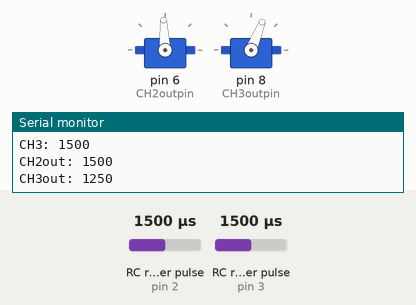
Recording of a sketch running on a simulated Arduino Uno, built with avr-gcc and run on an emulated ATmega328P. On the bench: 2 × servo, the last lines printed to the serial monitor. Wiring (inferred from the names in the program): 2 × RC receiver channel: data pin 2 / data pin 3; 2 × servo: signal pin 6 / signal pin 8. The inputs (shaded band) are chosen by the test bench; at power-on: RC receiver pulse (sensors on pin 3, pin 2) 1500 µs. Servo pulses on a pin are drawn as a servo (544–2400 µs = 0–180°).

Above: at 1.2 s.
1.3 s: RC receiver pulse (sensor on pin 3) set to 1020 µs
At 2.2 s:
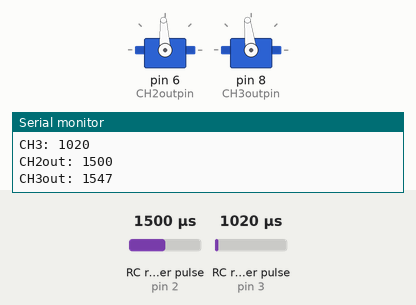
3.3 s: RC receiver pulse (sensor on pin 2) set to 1020 µs
At 6.0 s:
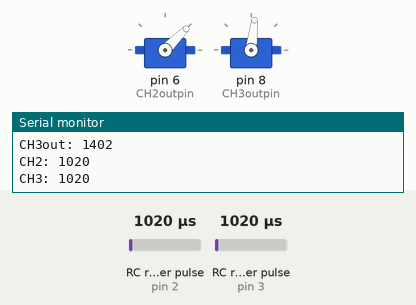
6.3 s: RC receiver pulse (sensor on pin 3) set to 1250 µs
7.8 s: RC receiver pulse (sensor on pin 2) set to 1250 µs
At 8.4 s:
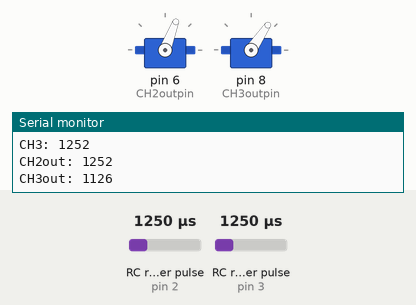
10.8 s: RC receiver pulse (sensor on pin 2) set to 1750 µs
At 12.2 s:
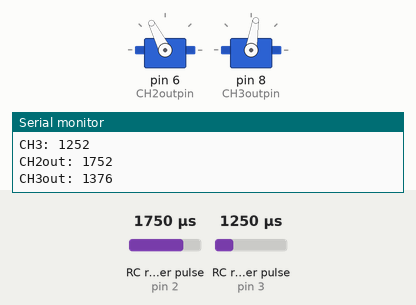
13.8 s: RC receiver pulse (sensor on pin 2) set to 1980 µs
At 14.2 s:
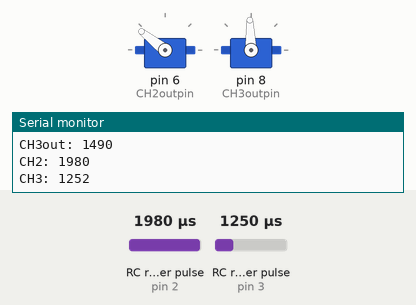
Timing chart, 0 to 17.2 s (numbered marks = the images above; inputs shaded):
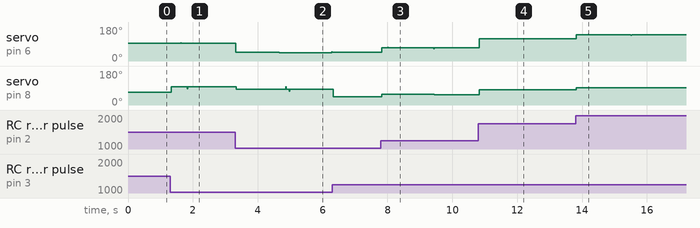

The sketch:

RCThrottleSplit.ino
```cpp
//#include <Servo.h>
#include <EEPROM.h>

//Servo myservo;
int pos = 0;

int CH2pin = 2;
int CH3pin = 3;

int CH2outpin = 6;
int CH3outpin = 8;

int CH2pulse = 0;
int CH3pulse = 0;

int CH2out = 0;
int CH3out = 0;

long NEUTRAL = 0;
int NEUTRALaddress = 10;
long CH2REVERSE = 0;
int CH2REVERSEaddress = 20;
long CH3REVERSE = 0;
int CH3REVERSEaddress = 30;


volatile unsigned long startAuxPulse = 0;
volatile unsigned long stopAuxPulse = 0;
volatile unsigned long startCH3Pulse = 0;
volatile unsigned long stopCH3Pulse = 0;

void setup()
{
  readSavedData();
  //myservo.attach(9);
  //attachInterrupt(0, interuptHandle, RISING);
  Serial.begin(9600);
  pinMode(CH2pin, INPUT);
  pinMode(CH3pin, INPUT);
  pinMode(CH2outpin, OUTPUT);
  pinMode(CH3outpin, OUTPUT);
  attachInterrupt(0, auxSignal, CHANGE);
  attachInterrupt(1, ch3Signal, CHANGE);
}

void readSavedData() {
  NEUTRAL = EEPROMReadlong(NEUTRALaddress);
  CH2REVERSE = EEPROMReadlong(CH2REVERSEaddress);
  CH3REVERSE = EEPROMReadlong(CH3REVERSEaddress);
}
void saveSavedData() {
  EEPROMWritelong(NEUTRALaddress, NEUTRAL);
  EEPROMWritelong(CH2REVERSEaddress, CH2REVERSE);
  EEPROMWritelong(CH3REVERSEaddress, CH3REVERSE);
  Serial.println("saved data to eeprom");
}

void loop() {


    if(Serial.available() > 0)  {
        int x;
        int y;
        int z;
        String str;

        str = Serial.readStringUntil('$');
        str = Serial.readStringUntil(':');
        if (str == "save") {
          NEUTRAL = Serial.parseInt();
          CH2REVERSE = Serial.parseInt();
          CH3REVERSE = Serial.parseInt();
          Serial.print(str);
          Serial.print(NEUTRAL);
          Serial.print(CH2REVERSE);
          Serial.println(CH3REVERSE);
          saveSavedData();
        }
        if (str == "load") {
          Serial.print("LOAD:");
          Serial.print(NEUTRAL);
          Serial.print(" , ");
          Serial.print(CH2REVERSE);
          Serial.print(" , ");
          Serial.print(CH3REVERSE);
          Serial.println(" , ");
        }
        Serial.print("arduino got:");
        Serial.println(str);
    }


  Serial.print("CH2: ");
  Serial.println(CH2pulse);
  Serial.print("CH3: ");
  Serial.println(CH3pulse);
  Serial.print("CH2out: ");
  Serial.println(CH2out);
  Serial.print("CH3out: ");
  Serial.println(CH3out);
  delay(100);
}

void pulseOut(int pin, int us) {

   digitalWrite(pin, HIGH);
   us = max(us - 4, 1);
   delayMicroseconds(us);
   digitalWrite(pin, LOW);
}

void interuptHandle() {
  CH2pulse = pulseIn(CH2pin, HIGH, 20000) +100;

}

void auxSignal() {
  if(digitalRead(CH2pin) == HIGH)    {
    startAuxPulse = micros();
  }
  else {
    stopAuxPulse = micros();
    CH2pulse = (stopAuxPulse - startAuxPulse) +0;
    //calculate();
    //sendServo();
  }
}
void ch3Signal() {
  if(digitalRead(CH3pin) == HIGH)    {
    startCH3Pulse = micros();
  }
  else {
    stopCH3Pulse = micros();
    CH3pulse = (stopCH3Pulse - startCH3Pulse) +0;
    calculate();
    sendServo();
  }
}
void calculate() {
  int ch2 = CH2pulse;
  int ch3 = CH3pulse;
  if (CH2REVERSE) {
    ch2 = 3000 - CH2pulse;
  }
  int mixer = map(ch3,928,1080,0,1000);
  mixer = constrain(mixer, 0, 1000);
  ch3 = map(ch2,NEUTRAL,2000,1000,1000+mixer);

  if (CH3REVERSE) {
    ch3 = 3000 - ch3;
  }
  ch2 = constrain(ch2, 800, 2200);
  ch3 = constrain(ch3, 1000, 2000);
  CH2out = CH2pulse;
  CH3out = ch3;
}
void sendServo() {
  pulseOut(CH2outpin, CH2out);
  pulseOut(CH3outpin, CH3out);
}

void EEPROMWritelong(int address, long value)      {
      //Decomposition from a long to 4 bytes by using bitshift.
      //One = Most significant -> Four = Least significant byte
      byte four = (value & 0xFF);
      byte three = ((value >> 8) & 0xFF);
      byte two = ((value >> 16) & 0xFF);
      byte one = ((value >> 24) & 0xFF);

      //Write the 4 bytes into the eeprom memory.
      EEPROM.write(address, four);
      EEPROM.write(address + 1, three);
      EEPROM.write(address + 2, two);
      EEPROM.write(address + 3, one);
}

//This function will return a 4 byte (32bit) long from the eeprom
//at the specified address to adress + 3.
long EEPROMReadlong(long address)      {
      //Read the 4 bytes from the eeprom memory.
      long four = EEPROM.read(address);
      long three = EEPROM.read(address + 1);
      long two = EEPROM.read(address + 2);
      long one = EEPROM.read(address + 3);

      //Return the recomposed long by using bitshift.
      return ((four << 0) & 0xFF) + ((three << 8) & 0xFFFF) + ((two << 16) & 0xFFFFFF) + ((one << 24) & 0xFFFFFFFF);
}
```

Measured:
- after the input at 1.3 s, servo on pin 8 (CH3outpin): 68° → 97° at once
- after the input at 3.3 s, servo on pin 6 (CH2outpin): 93° → 46° at once, → 45° 1.3 s later, → 49° 1.6 s later
- after the input at 7.8 s, servo on pin 8 (CH3outpin): 45° → 56° at once, → 55° 1.6 s later
- after the input at 10.8 s, servo on pin 8 (CH3outpin): 55° → 81° at once, → 80° 1.7 s later
- after the input at 13.8 s, servo on pin 6 (CH2outpin): 117° → 139° at once, → 140° 1.9 s later; servo on pin 8 (CH3outpin): 80° → 92° at once
